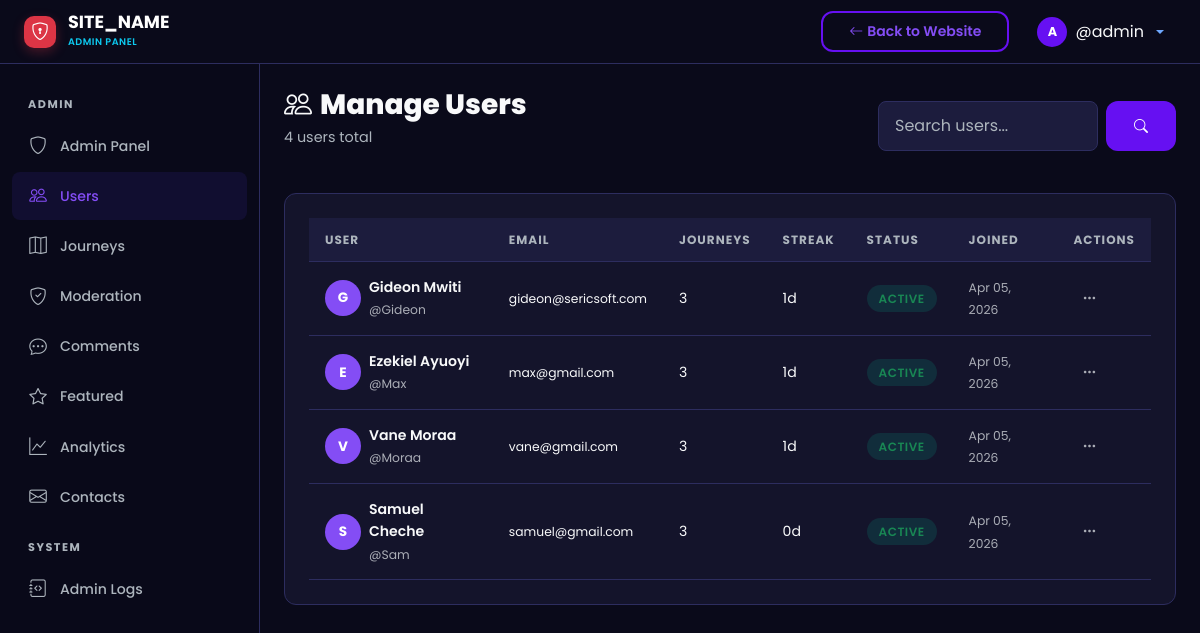
The page /admin/users.php (signed in) on the database its author committed.
### tables this page shows
CREATE TABLE `users` (
  `id` int UNSIGNED NOT NULL,
  `username` varchar(50) NOT NULL,
  `email` varchar(255) NOT NULL,
  `password_hash` varchar(255) NOT NULL,
  `full_name` varchar(100) NOT NULL,
  `avatar` varchar(255) DEFAULT 'default-avatar.png',
  `bio` text,
  `role` enum('user','admin') NOT NULL DEFAULT 'user',
  `is_active` tinyint(1) NOT NULL DEFAULT '1',
  `current_streak` int UNSIGNED NOT NULL DEFAULT '0',
  `longest_streak` int UNSIGNED NOT NULL DEFAULT '0',
  `last_activity_date` date DEFAULT NULL,
  `created_at` datetime NOT NULL DEFAULT CURRENT_TIMESTAMP,
  `updated_at` datetime NOT NULL DEFAULT CURRENT_TIMESTAMP ON UPDATE CURRENT_TIMESTAMP
);

### includes/helpers.php (called while the page is built, shortened)
<?php
function sanitize(?string $input): string {
    return htmlspecialchars(trim($input), ENT_QUOTES, 'UTF-8');
}
function formatDate(string $date, string $format = 'M d, Y'): string {
    return date($format, strtotime($date));
}

### includes/session.php (called while the page is built, shortened)
<?php
function getCurrentUserId(): ?int {
    return $_SESSION['user_id'] ?? null;
}

### admin/users.php (the view, shortened to what this page needs)
<?php
require_once __DIR__ . '/../includes/session.php';
require_once __DIR__ . '/../includes/helpers.php';
$adminId = getCurrentUserId();
require_once __DIR__ . '/includes/admin_header.php';
$search = trim($_GET['q'] ?? '');
$where = "u.role != 'admin'";
$params = [];
$users = $db->prepare("SELECT u.*, (SELECT COUNT(*) FROM journeys WHERE user_id = u.id) AS journey_count FROM users u WHERE $where ORDER BY u.created_at DESC");
$users->execute($params);
$allUsers = $users->fetchAll();
?>
<div class="st-page-header d-flex align-items-center justify-content-between flex-wrap gap-3">
    <div>
        <h1 class="st-page-title"><i class="bi bi-people me-2"></i>Manage Users</h1>
        <p class="st-page-subtitle"><?= count($allUsers) ?> users total</p>
    </div>
    <form method="GET" class="d-flex gap-2">
        <input type="text" name="q" class="form-control st-form-control" placeholder="Search users..." value="<?= sanitize($search) ?>" style="width:220px;">
        <button class="btn btn-st-primary btn-sm"><i class="bi bi-search"></i></button>
    </form>
</div>
<div class="st-card">
    <div class="table-responsive">
        <table class="st-table">
            <thead>
                <tr><th>User</th><th>Email</th><th>Journeys</th><th>Streak</th><th>Status</th><th>Joined</th><th>Actions</th></tr>
            </thead>
            <tbody>
                <?php foreach ($allUsers as $u): ?>
                <tr>
                    <td>
                        <div class="d-flex align-items-center gap-2">
                            <div class="st-avatar-initial" style="width:36px;height:36px;font-size:0.85rem;background:var(--st-primary-light);color:#fff;display:flex;align-items:center;justify-content:center;border-radius:50%;">
                                <?= substr(sanitize(!empty($u['full_name']) ? $u['full_name'] : $u['username']), 0, 1) ?>
                            </div>
                            <div>
                                <div class="fw-semibold"><?= sanitize($u['full_name']) ?></div>
                                <small class="text-muted"><?= sanitize($u['username']) ?></small>
                            </div>
                        </div>
                    </td>
                    <td><small><?= sanitize($u['email']) ?></small></td>
                    <td><?= $u['journey_count'] ?></td>
                    <td><?= $u['current_streak'] ?>d</td>
                    <td>
                        <?php if ($u['is_active']): ?>
                            <span class="st-badge st-badge-success">Active</span>
                        <?php else: ?>
                            <span class="st-badge st-badge-danger">Disabled</span>
                        <?php endif; ?>
                    </td>
                    <td><small class="text-muted"><?= formatDate($u['created_at'], 'M d, Y') ?></small></td>
                    <td>
                        <?php if ((int)$u['id'] !== $adminId): ?>
                        <div class="dropdown">
                            <button class="btn btn-sm btn-link text-muted" data-bs-toggle="dropdown"><i class="bi bi-three-dots"></i></button>
                        </div>
                        <?php endif; ?>
                    </td>
                </tr>
                <?php endforeach; ?>
            </tbody>
        </table>
    </div>
</div>
<?php require_once __DIR__ . '/includes/admin_footer.php'; ?>

### assets/css/style.css (style rules this page uses)
:root { --st-primary: #6610f2; --st-primary-light: #844df5; --st-primary-dark: #520dc2; --st-secondary: #0dcaf0; --st-accent: #0dcaf0; --st-success: #198754; --st-warning: #ffc107; --st-danger: #dc3545; --st-info: #0dcaf0; --st-dark: #0a0a1a; --st-dark-card: #14142b; --st-dark-surface: #1c1c3d; --st-dark-border: #2d2d5f; --st-text: #f8f9fa; --st-text-muted: #adb5bd; --st-gradient-1: var(--st-primary); --st-gradient-2: var(--st-secondary); --st-gradient-3: #6c5ce7; --st-radius: 12px; --st-radius-sm: 8px; --st-radius-lg: 24px; --st-shadow: 0 10px 30px rgba(0, 0, 0, 0.3); --st-shadow-sm: 0 4px 12px rgba(0, 0, 0, 0.2); --st-transition: all 0.3s cubic-bezier(0.4, 0, 0.2, 1); --st-font: 'Poppins', 'Montserrat', sans-serif; }
* { margin: 0; padding: 0; box-sizing: border-box; }
body { font-family: var(--st-font); background: var(--st-dark); color: var(--st-text); line-height: 1.6; overflow-x: hidden; min-height: 100vh; }
.btn-st-primary { background: var(--st-primary); border: none; color: #fff; font-weight: 600; padding: 10px 28px; border-radius: var(--st-radius); transition: var(--st-transition); position: relative; overflow: hidden; }
.btn-st-primary::before { content: ''; position: absolute; inset: 0; background: rgba(255,255,255,0.1); opacity: 0; transition: var(--st-transition); }
.st-card { background: var(--st-dark-card); border: 1px solid var(--st-dark-border); border-radius: var(--st-radius); padding: 24px; transition: var(--st-transition); }
.st-form-control { background: var(--st-dark-surface); border: 1px solid var(--st-dark-border); border-radius: var(--st-radius-sm); color: var(--st-text); padding: 12px 16px; font-family: var(--st-font); transition: var(--st-transition); }
.st-form-control::placeholder { color: var(--st-text-muted); }
.st-badge { display: inline-flex; align-items: center; gap: 4px; padding: 4px 12px; border-radius: 20px; font-size: 0.75rem; font-weight: 600; text-transform: uppercase; letter-spacing: 0.5px; }
.st-badge-success { background: rgba(0, 184, 148, 0.15); color: var(--st-success); }
.st-avatar-initial { width: 32px; height: 32px; background: var(--st-primary); color: #fff; border-radius: 50%; display: flex; align-items: center; justify-content: center; font-weight: 700; font-size: inherit; text-transform: uppercase; flex-shrink: 0; overflow: hidden; }

### assets/css/dashboard.css (style rules this page uses)
.st-page-header { margin-bottom: 28px; }
.st-page-title { font-size: 1.75rem; font-weight: 800; margin-bottom: 4px; }
.st-page-subtitle { color: var(--st-text-muted); font-size: 0.9rem; }
.st-table { width: 100%; color: var(--st-text); }
.st-table thead th { background: var(--st-dark-surface); font-size: 0.75rem; font-weight: 700; text-transform: uppercase; letter-spacing: 1px; color: var(--st-text-muted); padding: 12px 16px; border-bottom: 1px solid var(--st-dark-border); }
.st-table tbody td { padding: 14px 16px; border-bottom: 1px solid var(--st-dark-border); vertical-align: middle; font-size: 0.88rem; }

### rows shown on the page
users: full_name "G", full_name "Gideon Mwiti", username "@Gideon", email "gideon@sericsoft.com", journey_count "3", current_streak "1", is_active "ACTIVE", created_at "Apr 05, 2026"
users: full_name "E", full_name "Ezekiel Ayuoyi", username "@Max", email "max@gmail.com", journey_count "3", current_streak "1", is_active "ACTIVE", created_at "Apr 05, 2026"
users: full_name "V", full_name "Vane Moraa", username "@Moraa", email "vane@gmail.com", journey_count "3", current_streak "1", is_active "ACTIVE", created_at "Apr 05, 2026"
users: full_name "S", full_name "Samuel Cheche", username "@Sam", email "samuel@gmail.com", journey_count "3", current_streak "0", is_active "ACTIVE", created_at "Apr 05, 2026"

### other values the page prints
SITE_NAME "SITE_NAME"
$currentUser['username'] "@admin"
count($allUsers) "4"
